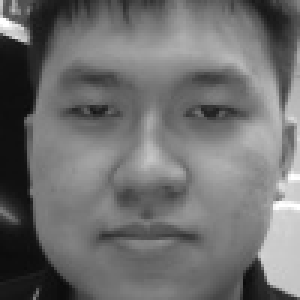
#> input picture Resized_Faces/User.bryan_lee.6.1.jpg, 100 x 100 px (shown 3 times larger)
$ jupyter execute --allow-errors Face_Recognition_PCA.ipynb   (shell and % lines are left out)
#> lines starting #> are read from the running program, lines starting #| are printed output that depends on the picture
### face_functions.py
#!/usr/bin/env python
# coding: utf-8

# # Instructions to use face_functions.py
#
# ## This python file contains several functions which can be called by:
#
#     1. Download this notebook as python file (.py).
#     2. import face_functions at another IDE.
#     3. Use any function in here by calling face_functions.function-name(args) at another IDE.
#
# ## List of Functions Available:
#
#     1. get_faces_labels(image_path): return arrays of 100x100 grayscale faces, labels, and dictionary {name:label}
#     2. get_faces_labels_pca(image_path): return arrays of 1D grayscale faces, labels, and dictionary {name:label}
#     3. normalise_face(face_array, n, m): return average face (1,10000), zeromean face (n,10000), eigenvalues (1,m), eigenvectors (10000,m), eigenfaces (m,10000), pca faces (n,m), covariance matrix (10000,10000)
#     4. normalise_test_face(test_face_array, avg_face, eigenvectors): return zeromean test face(1,10000), pca test face (1,m).
#     5. plot_gallery(): return plots of eigenfaces.
#     6. face_recognition(): real time face recognition without mask via LBPH Face Recognizer.
#     7. face_mask_recognition(): real time face recognition with mask via LBPH Face Recognizer.
#     8. pca_face_recognition(): real time pca face recognition without mask using SVM.
#     9. to_rgb(image): convert bgr to rgb.
#     10. face_detection(cascade, color_img, scaleFactor): return grayscale image and color face roi.
#     11. face_eyes_detection(cascade1, cascade2, color_img, scaleFactor): return grayscale image and color face roi.
#     12. face_eyes_smile_detection(cascade1, cascade2, cascade3, color_img, scaleFactor): return same as above.
#     13. illumination_normalize(rgb_image_array): return rgb face array (n,100,100), ycrcb face array (n, 100, 100).
#     14. dimension_reduction(face_encoding, n, m): return eigenvalues, eigenvector (2622,m), face_train (n,m), covariance matrix (2622,2622).
#     15. findCosineSimilarity(face_database, test_face): return scalar value ranges between 0 and 1.
#     16. vgg_face_recognition(name_array, face_train, eigenvector): real time face recogniton using Euclidean Distance.
#     17. lbph_face_recognition(): real time face recognition with or without mask.
#
# **Note: #3 In normalise_face(), change the n & m values according for different number of samples and top m features, respectively.**
#
# **Note: In #14 dimension_reduction(), change the n & m values according for different number of samples and top m features, respectively.**
#
# **Note: In #5 plot_gallery(), Change the n_row and n_col accordingly. n_row * n_col should be equal to the m value.**

# In[2]:


# Import dependencies
import os, sys
import cv2
from PIL import Image
import numpy as np
import pickle
import time
import matplotlib.pyplot as plt
import scipy
from scipy import linalg
from sklearn.model_selection import train_test_split
from sklearn.model_selection import GridSearchCV
from sklearn.metrics import classification_report
from sklearn.metrics import confusion_matrix
from sklearn.svm import SVC
get_ipython().run_line_magic('matplotlib', 'inline')


# In[2]:


#1 Get Face Images and Face Labels from Resized_Faces for Face Training
# [26 lines left out: function get_faces_labels, not called in this run]


# In[3]:


#2 Get Face Images and Face Labels from Resized_Faces for PCA Training
def get_faces_labels_pca(resized_images_path='Resized_Faces'):
#> called with resized_images_path = 'Resized_Faces'
    file_path = os.listdir(resized_images_path)
    faces = []
    face_labels = []
    current_id=0
    label_ids={}
    for file in file_path:
        if file.endswith("png") or file.endswith("jpg"):
            path=os.path.join(resized_images_path, file)
            label=os.path.basename(path).split(".")[1]
            #print(label,path)
            if not label in label_ids:
                #label_ids[label] = os.path.basename(path).split(".")[2]
                label_ids[label]=current_id
                current_id+=1

            id_=label_ids[label]
            pil_image=Image.open(path)#grayscale
#> pil_image is the input picture: PIL image 100x100 L; min 10, max 255, mean 110.9
            image_array=np.array(pil_image,'uint8')
            #reshape 2D array into 1D array
            image_1d = image_array.reshape(-1)
#> image_1d = 10000 values, max 255 at index 700, min 10 at index 9481, mean 110.9

            #print(image_array)
            faces.append(image_1d)
            face_labels.append(id_)
            faces_array = np.array(faces)
            labels_array = np.array(face_labels)
    return faces_array, labels_array, label_ids


# In[1]:


#3 Process training faces for training SVM
# [247 lines left out: functions normalise_face, normalise_test_face, plot_gallery, face_recognition, face_mask_recognition, pca_face_recognition, not called in this run]


# # Face Detection

# In[13]:


#9 To show coloured image using matplotlib, image must be converted to RGB. Default is BGR.
def to_rgb(img):
    return cv2.cvtColor(img, cv2.COLOR_BGR2RGB)


# In[14]:


#10
# [295 lines left out: functions face_detection, face_eyes_detection, face_eyes_smile_detection, illumination_normalize, dimension_reduction, findCosineSimilarity and 2 more, not called in this run]


# In[ ]:

### Face_Recognition_PCA.ipynb
[cell 1]
#### Import dependencies
import face_functions as ff

import os, sys
import cv2
from PIL import Image
import numpy as np
import pickle
import time
import matplotlib.pyplot as plt
import scipy
from scipy import linalg
from sklearn.model_selection import train_test_split
from sklearn.model_selection import GridSearchCV
from sklearn.metrics import classification_report
from sklearn.metrics import confusion_matrix
from sklearn.svm import SVC

[cell 2]
# [29 lines left out: function get_faces_labels_pca, not called in this run]

[cell 3]
face1d, labels, label_dict = ff.get_faces_labels_pca()
#> labels = [0, 0, 0]; label_dict = {'bryan_lee': 0}
print(face1d.shape)
#| (3, 10000)
print(face1d.shape[0])
#| 3
print(labels)
#| [0 0 0]
print(label_dict)
#| {'bryan_lee': 0}

# Test

[cell 4]
def illumination_normalize(array1d):
    image_bgr=[]
    image_ycrcb=[]
    image_gray=[]
    for i in array1d:
        image_reshape = i.reshape(100,100)
        bgr_image = cv2.cvtColor(image_reshape, cv2.COLOR_GRAY2BGR) # Convert gray to bgr
        ycrcb_image = cv2.cvtColor(bgr_image, cv2.COLOR_BGR2YCrCb) # Convert bgr to ycrcb
        # separate channels
        y, cr, cb = cv2.split(ycrcb_image)

        # get background which paper says (gaussian blur using standard deviation 5 pixel for 300x300 size image)
        # account for size of input vs 300
        sigma = int(5 * 100 / 100)
        #print('sigma: ',sigma)
        gaussian = cv2.GaussianBlur(y, (0, 0), sigma, sigma)

        # subtract background from Y channel
        y = (y - gaussian + 100)

        # merge channels back
        ycrcb = cv2.merge([y, cr, cb])

        #convert to BGR
        output_bgr = cv2.cvtColor(ycrcb, cv2.COLOR_YCrCb2BGR)

        #convert to grayscale
        output_gray = cv2.cvtColor(output_bgr, cv2.COLOR_BGR2GRAY) # 2D
        output_gray1d = output_gray.reshape(-1) # 1D

        image_gray.append(output_gray1d)
        image_gray_array = np.array(image_gray)
        image_bgr.append(bgr_image)
        image_bgr_array = np.array(image_bgr)
        image_ycrcb.append(ycrcb_image)
        image_ycrcb_array = np.array(image_ycrcb)
#> this loop made 3 passes
#> pass 1, in illumination_normalize, `gaussian = cv2.GaussianBlur(y, (0, 0), sigma, sigma)`:
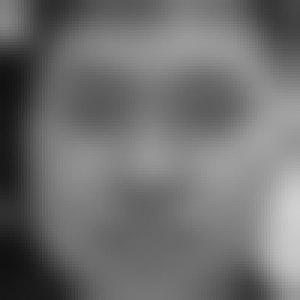
#> gaussian: shape (100, 100) (shown 3 times larger); min 17, max 208, mean 110.9
#> after the loop:
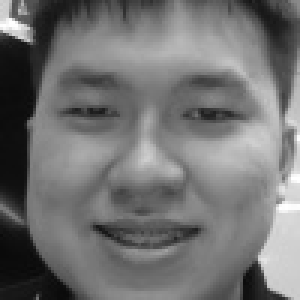
#> bgr_image: shape (100, 100, 3) (shown 3 times larger); min 9, max 255, mean 114.1
#> after the loop:
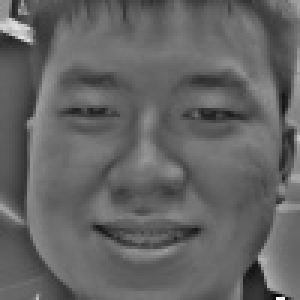
#> output_bgr: shape (100, 100, 3) (shown 3 times larger); min 6, max 255, mean 100.1
#> after the loop: ycrcb: shape (100, 100, 3); mean of channels 0, 1, 2 100.1, 128, 128
#> after the loop: ycrcb_image: shape (100, 100, 3); mean of channels 0, 1, 2 114.1, 128, 128
#> after the loop, image_bgr = 3 items; image_gray = 3 items; image_ycrcb = 3 items

    return image_gray_array, image_bgr_array, image_ycrcb_array

[cell 5]
test1, test2, test3 = illumination_normalize(face1d)

print(test1.shape)
#| (3, 10000)
print(test2.shape)
#| (3, 100, 100, 3)
print(test3.shape)
#| (3, 100, 100, 3)

[cell 6]
print(face1d[0])
#> (printed output is left out)
print(test1[0].reshape(-1))
#> (printed output is left out)
#> (the rest of this cell did not finish here and is left out)

[cell 7]
fig, ax = plt.subplots(1,2)
ax[0].set_title("Without Illumination Normalize")
#> (the rest of this cell did not finish here and is left out)

[cell 8]
def normalise_face(image, n=50, m=500):
    # Find average face based on face dataset, return shape (50, 10000)
#> called with image = array of shape (3, 10000), n = 50, m = 500
    avg_face = np.mean(image, axis=0)
#> avg_face = 10000 values, max 219 at index 803, min 11.33 at index 9892, mean 100.1
    print("avg face (1,10000): ", avg_face.shape)
#| avg face (1,10000):  (10000,)
    # Compute zero mean faces, return shape (50, 10000)
    zeromean_face = image - avg_face
    print("zero mean face (50,10000): ", zeromean_face.shape)
#| zero mean face (50,10000):  (3, 10000)
    # Compute covariance matrix, return shape (10000, 10000)
    covariance = np.dot(zeromean_face.T, zeromean_face) / n
    print("covariance matrix shape (10000, 10000): ", covariance.shape)
#| covariance matrix shape (10000, 10000):  (10000, 10000)
    total_features = image.shape[1] # 10000 features
#> total_features = 10000
    print("Calculaing top eigenvalues and corresponding eigenvectors...")
    # Compute eigenval and eigenvec, return shape (1, m) and (10000, m)
    eigenvalues, eigenvectors = linalg.eigh(covariance, eigvals=(total_features-m,total_features-1))
    print("eigenvalues shape (m,): ", eigenvalues.shape)
    print("eigenvectors shape (10000, m): ", eigenvectors.shape)
    print("Eigens Computation Done!")
    # Compute eigenfaces, return shape (m, 10000)
    eigenfaces = eigenvectors.T
    print("eigenface shape (m,10000)", eigenfaces.shape)
    # Project zero mean faces into eigen space for training, return shape (50, m)
    face_train = np.dot(zeromean_face, eigenvectors)
    print("face_train (50,m): ", face_train.shape)
    return avg_face, zeromean_face, eigenvalues, eigenvectors, eigenfaces, face_train, covariance
